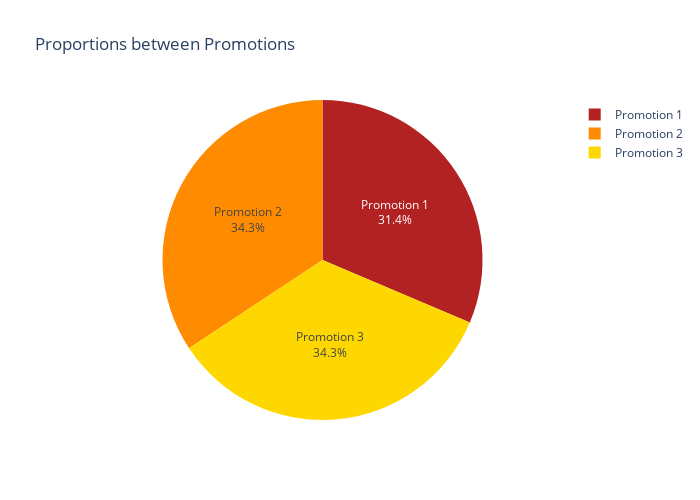

The cell this chart's notebook holds for it:
### Code cell
labels = [f"Promotion {i}" for i in counts.index]

fig = go.Figure(
    go.Pie(
        labels=labels,
        values=counts,
        marker=dict(colors=trio_palette),
        textinfo="label+percent",
        sort=False
    )
)
fig.update_layout(
    width=700,
    height=500,
    title="Proportions between Promotions")
fig.show()

### Figure 1 — Plotly figure (JSON) as saved in the notebook; plotly's stock layout.template omitted (floating-point values rounded to 4 significant figures)
{"data": [{"labels": ["Promotion 1", "Promotion 2", "Promotion 3"], "marker": {"colors": ["firebrick", "darkorange", "gold"]}, "sort": false, "textinfo": "label+percent", "type": "pie", "values": [172, 188, 188]}], "layout": {"height": 500, "title": {"text": "Proportions between Promotions"}, "width": 700}}
